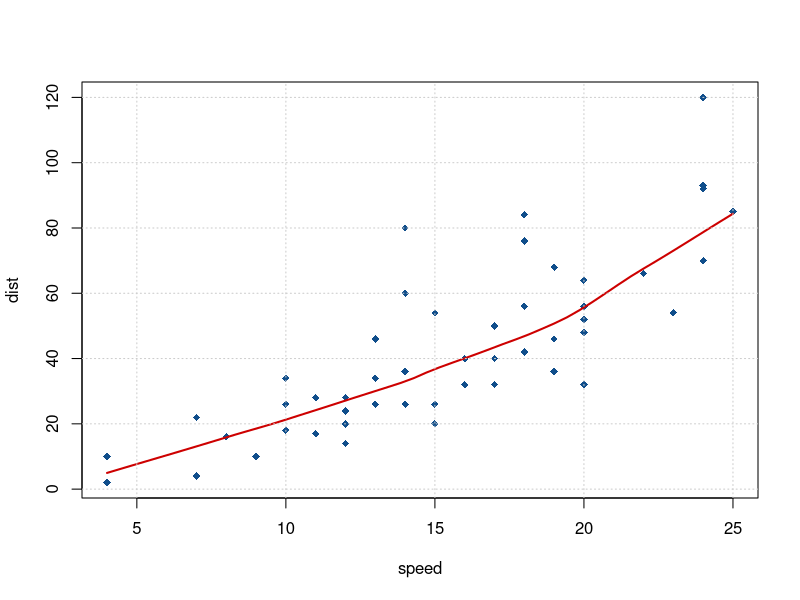
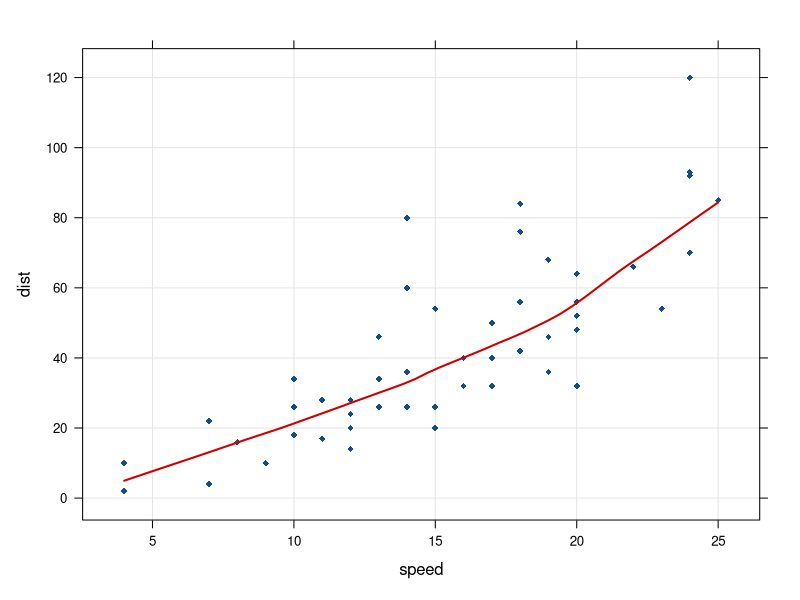

Here is the R script that generated these plots, in order: (Note: this script raises an error after producing the figures.)
## ---- chunk 1
knitr::opts_chunk$set(eval = FALSE,
                      fig.align = "center",
                      fig.width = 6,
                      fig.height = 4)
## ---- chunk 2
with(cars, scatter.smooth(speed, dist, pch = 18, col = "dodgerblue4",
               lpars = list(col = "red3", lwd = 2)))
grid(col = "gray80")
## ---- chunk 3
library(lattice)
xyplot(dist ~ speed, data = cars, type = c("p", "smooth"), pch = 18,
       grid = TRUE, col = "dodgerblue4", col.line = "red3", lwd = 2)
## ---- chunk 4

## ---- chunk 5
knitr::include_graphics("img/thanks.gif")
